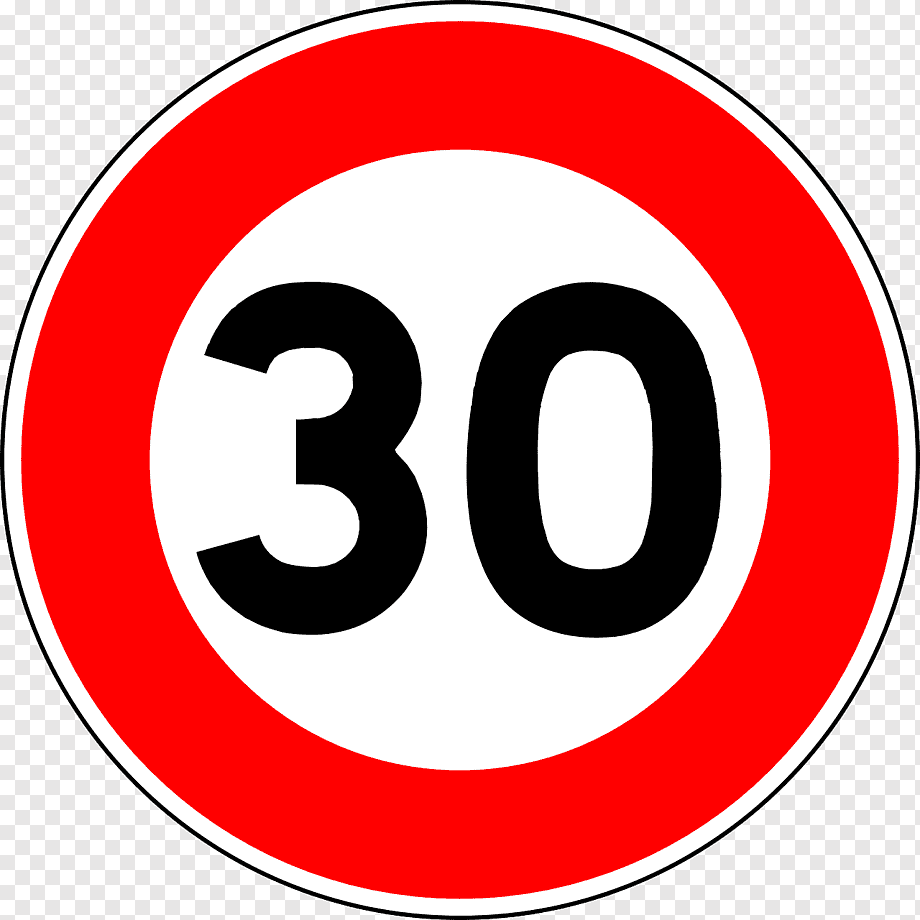
#> input picture speed.png, 920 x 920 px, found by its file name
$ python Traffic_sign_recognition.py
#> lines starting #> are read from the running program, lines starting #| are printed output that depends on the picture; after the words box and inside, x2 and y2 are one past the last pixel; in counts of white or black regions, pixels touching at a corner belong together
import cv2
import numpy as np
import matplotlib.pyplot as plt
import pytesseract
import PIL
plt.style.use('dark_background')

img = cv2.imread("C:\Hyper\OpenCV_Study\speed.png")
#> img is the input picture: shape (920, 920, 3); mean B, G, R 128.5, 128.5, 219.7
height, width, channel = img.shape
#> height = 920; width = 920; channel = 3

gray = cv2.cvtColor(img, cv2.COLOR_BGR2GRAY)
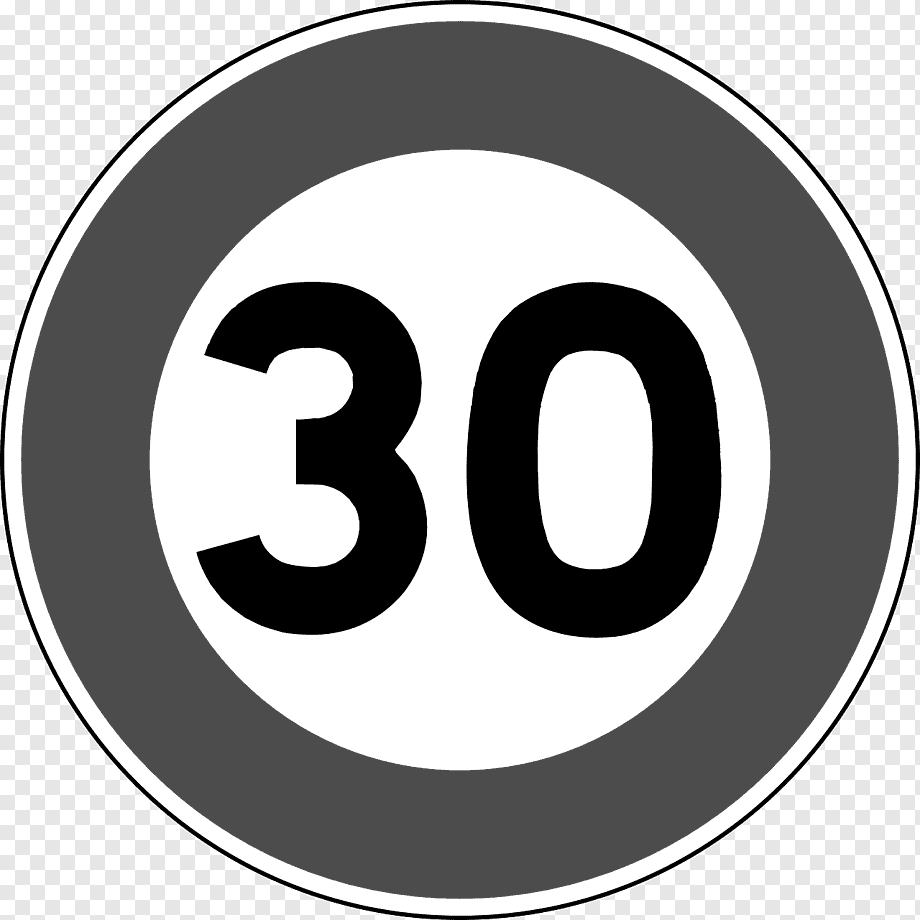
#> gray: shape (920, 920); min 0, max 255, mean 155.7


structuringElement = cv2.getStructuringElement(cv2.MORPH_RECT, (3, 3))

imgTopHat = cv2.morphologyEx(gray, cv2.MORPH_TOPHAT, structuringElement)
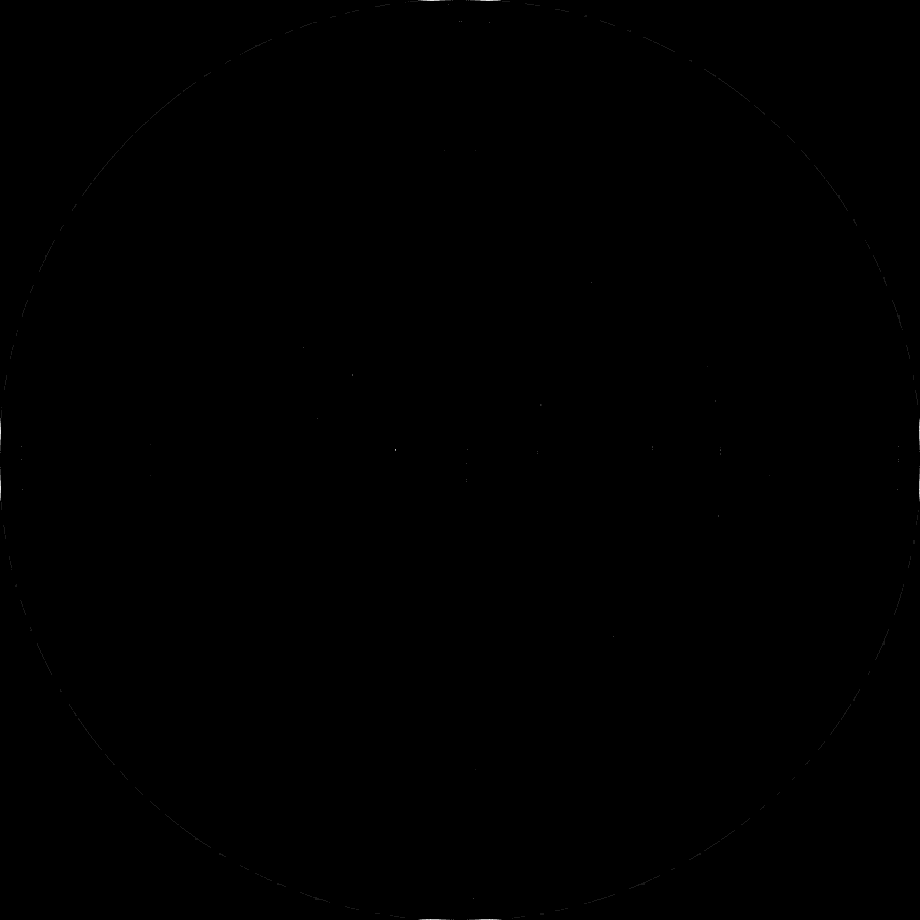
#> imgTopHat: shape (920, 920); min 0, max 230, mean 0.1
imgBlackHat = cv2.morphologyEx(gray, cv2.MORPH_BLACKHAT, structuringElement)

imgGrayscalePlusTopHat = cv2.add(gray, imgTopHat)
gray = cv2.subtract(imgGrayscalePlusTopHat, imgBlackHat)
img_blurred = cv2.GaussianBlur(gray, ksize=(5, 5), sigmaX=0)

img_thresh = cv2.adaptiveThreshold(
    img_blurred,
    maxValue=255.0,
    adaptiveMethod=cv2.ADAPTIVE_THRESH_GAUSSIAN_C,
    thresholdType=cv2.THRESH_BINARY_INV,
    blockSize=19,
    C=9
)
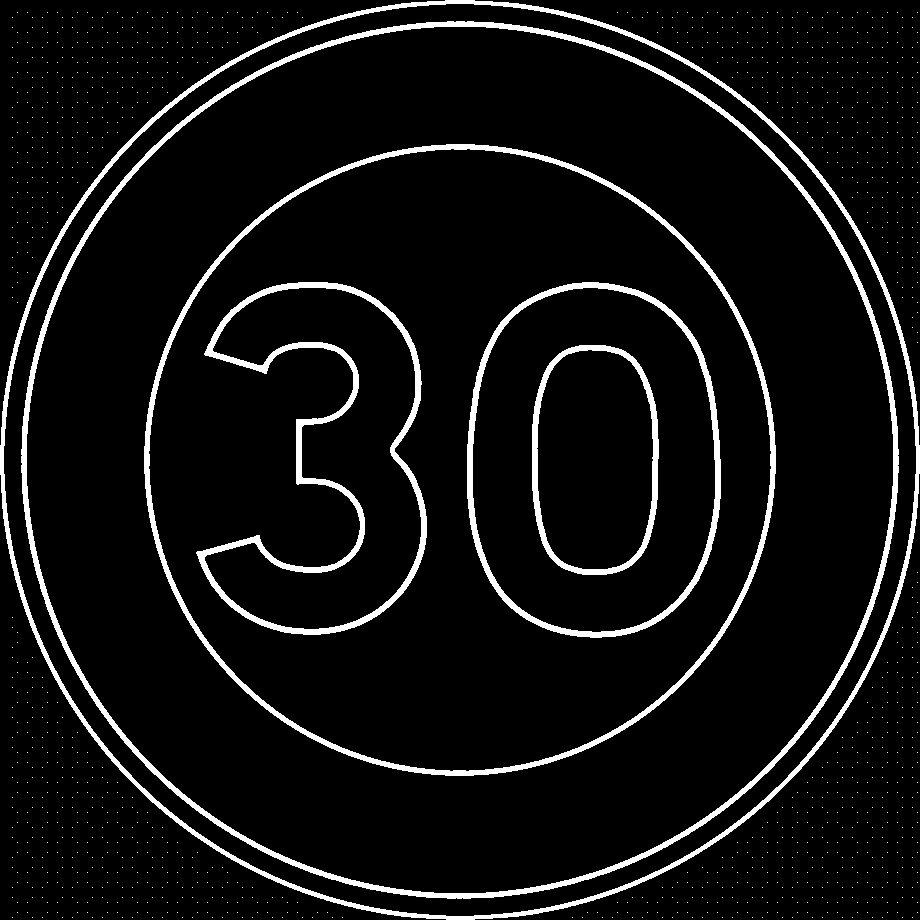
#> img_thresh: shape (920, 920); 6.8% white; 1353 white regions (1347 under 20 px)

contours, _= cv2.findContours(img_thresh,mode=cv2.RETR_TREE,
                              method=cv2.CHAIN_APPROX_SIMPLE)
#> contours = 1359 contours, 1347 with area under 20; largest, box (x1, y1, x2, y2) and area: (0, 0, 920, 920) 664006, (3, 3, 917, 917) 653309, (21, 21, 899, 899) 603255, (26, 26, 894, 894) 590940, (144, 144, 776, 776) 312496

temp_result = np.zeros((height, width, channel), dtype=np.uint8)

#> (the run stopped early here; a loop or call above may not have finished)
